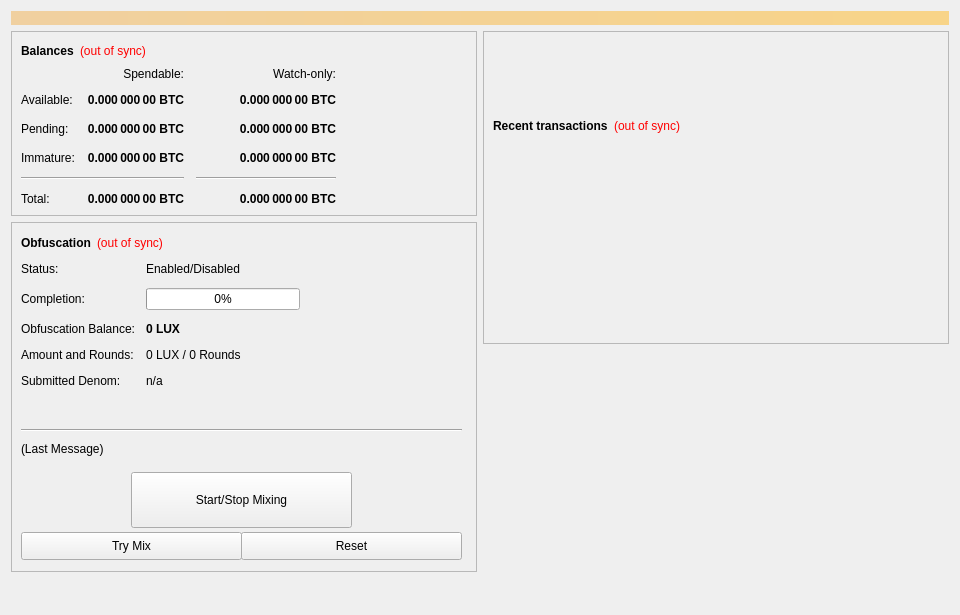
<?xml version="1.0" encoding="UTF-8"?>
<ui version="4.0">
 <class>OverviewPage</class>
 <widget class="QWidget" name="OverviewPage">
  <property name="geometry">
   <rect>
    <x>0</x>
    <y>0</y>
    <width>960</width>
    <height>615</height>
   </rect>
  </property>
  <property name="minimumSize">
   <size>
    <width>960</width>
    <height>0</height>
   </size>
  </property>
  <property name="windowTitle">
   <string>Form</string>
  </property>
  <layout class="QVBoxLayout" name="topLayout">
   <item>
    <widget class="QLabel" name="labelAlerts">
     <property name="visible">
      <bool>false</bool>
     </property>
     <property name="styleSheet">
      <string notr="true">background-color: qlineargradient(x1: 0, y1: 0, x2: 1, y2: 0, stop:0 #F0D0A0, stop:1 #F8D488); color:#000000;</string>
     </property>
     <property name="wordWrap">
      <bool>true</bool>
     </property>
     <property name="margin">
      <number>3</number>
     </property>
    </widget>
   </item>
   <item>
    <layout class="QHBoxLayout" name="horizontalLayout" stretch="1,1">
     <item>
      <layout class="QVBoxLayout" name="verticalLayout_2">
       <item>
        <widget class="QFrame" name="frame">
         <property name="frameShape">
          <enum>QFrame::StyledPanel</enum>
         </property>
         <property name="frameShadow">
          <enum>QFrame::Raised</enum>
         </property>
         <layout class="QVBoxLayout" name="verticalLayout_4">
          <item>
           <layout class="QHBoxLayout" name="horizontalLayout_4">
            <item>
             <widget class="QLabel" name="label_5">
              <property name="font">
               <font>
                <weight>75</weight>
                <bold>true</bold>
               </font>
              </property>
              <property name="text">
               <string>Balances</string>
              </property>
             </widget>
            </item>
            <item>
             <widget class="QLabel" name="labelWalletStatus">
              <property name="cursor">
               <cursorShape>WhatsThisCursor</cursorShape>
              </property>
              <property name="toolTip">
               <string>The displayed information may be out of date. Your wallet automatically synchronizes with the LUX network after a connection is established, but this process has not completed yet.</string>
              </property>
              <property name="styleSheet">
               <string notr="true">QLabel { color: red; }</string>
              </property>
              <property name="text">
               <string notr="true">(out of sync)</string>
              </property>
              <property name="alignment">
               <set>Qt::AlignLeading|Qt::AlignLeft|Qt::AlignVCenter</set>
              </property>
             </widget>
            </item>
            <item>
             <spacer name="horizontalSpacer_3">
              <property name="orientation">
               <enum>Qt::Horizontal</enum>
              </property>
              <property name="sizeHint" stdset="0">
               <size>
                <width>40</width>
                <height>20</height>
               </size>
              </property>
             </spacer>
            </item>
           </layout>
          </item>
          <item>
           <layout class="QGridLayout" name="gridLayout">
            <property name="spacing">
             <number>12</number>
            </property>
            <item row="2" column="2">
             <widget class="QLabel" name="labelWatchPending">
              <property name="font">
               <font>
                <weight>75</weight>
                <bold>true</bold>
               </font>
              </property>
              <property name="cursor">
               <cursorShape>IBeamCursor</cursorShape>
              </property>
              <property name="toolTip">
               <string>Unconfirmed transactions to watch-only addresses</string>
              </property>
              <property name="text">
               <string notr="true">0.000 000 00 BTC</string>
              </property>
              <property name="alignment">
               <set>Qt::AlignRight|Qt::AlignTrailing|Qt::AlignVCenter</set>
              </property>
              <property name="textInteractionFlags">
               <set>Qt::LinksAccessibleByMouse|Qt::TextSelectableByKeyboard|Qt::TextSelectableByMouse</set>
              </property>
             </widget>
            </item>
            <item row="2" column="1">
             <widget class="QLabel" name="labelUnconfirmed">
              <property name="font">
               <font>
                <weight>75</weight>
                <bold>true</bold>
               </font>
              </property>
              <property name="cursor">
               <cursorShape>IBeamCursor</cursorShape>
              </property>
              <property name="toolTip">
               <string>Total of transactions that have yet to be confirmed, and do not yet count toward the spendable balance</string>
              </property>
              <property name="text">
               <string notr="true">0.000 000 00 BTC</string>
              </property>
              <property name="alignment">
               <set>Qt::AlignRight|Qt::AlignTrailing|Qt::AlignVCenter</set>
              </property>
              <property name="textInteractionFlags">
               <set>Qt::LinksAccessibleByMouse|Qt::TextSelectableByKeyboard|Qt::TextSelectableByMouse</set>
              </property>
             </widget>
            </item>
            <item row="3" column="2">
             <widget class="QLabel" name="labelWatchImmature">
              <property name="font">
               <font>
                <weight>75</weight>
                <bold>true</bold>
               </font>
              </property>
              <property name="cursor">
               <cursorShape>IBeamCursor</cursorShape>
              </property>
              <property name="toolTip">
               <string>Staked or masternode rewards in watch-only addresses that has not yet matured</string>
              </property>
              <property name="text">
               <string notr="true">0.000 000 00 BTC</string>
              </property>
              <property name="alignment">
               <set>Qt::AlignRight|Qt::AlignTrailing|Qt::AlignVCenter</set>
              </property>
              <property name="textInteractionFlags">
               <set>Qt::LinksAccessibleByMouse|Qt::TextSelectableByKeyboard|Qt::TextSelectableByMouse</set>
              </property>
             </widget>
            </item>
            <item row="4" column="0" colspan="2">
             <widget class="Line" name="lineSpendableBalance">
              <property name="orientation">
               <enum>Qt::Horizontal</enum>
              </property>
             </widget>
            </item>
            <item row="4" column="2">
             <widget class="Line" name="lineWatchBalance">
              <property name="sizePolicy">
               <sizepolicy hsizetype="Preferred" vsizetype="Fixed">
                <horstretch>0</horstretch>
                <verstretch>0</verstretch>
               </sizepolicy>
              </property>
              <property name="minimumSize">
               <size>
                <width>140</width>
                <height>0</height>
               </size>
              </property>
              <property name="orientation">
               <enum>Qt::Horizontal</enum>
              </property>
             </widget>
            </item>
            <item row="5" column="0">
             <widget class="QLabel" name="labelTotalText">
              <property name="text">
               <string>Total:</string>
              </property>
             </widget>
            </item>
            <item row="3" column="1">
             <widget class="QLabel" name="labelImmature">
              <property name="font">
               <font>
                <weight>75</weight>
                <bold>true</bold>
               </font>
              </property>
              <property name="cursor">
               <cursorShape>IBeamCursor</cursorShape>
              </property>
              <property name="toolTip">
               <string>Staked or masternode rewards that has not yet matured</string>
              </property>
              <property name="text">
               <string notr="true">0.000 000 00 BTC</string>
              </property>
              <property name="alignment">
               <set>Qt::AlignRight|Qt::AlignTrailing|Qt::AlignVCenter</set>
              </property>
              <property name="textInteractionFlags">
               <set>Qt::LinksAccessibleByMouse|Qt::TextSelectableByKeyboard|Qt::TextSelectableByMouse</set>
              </property>
             </widget>
            </item>
            <item row="2" column="3">
             <spacer name="horizontalSpacer_2">
              <property name="orientation">
               <enum>Qt::Horizontal</enum>
              </property>
              <property name="sizeHint" stdset="0">
               <size>
                <width>40</width>
                <height>20</height>
               </size>
              </property>
             </spacer>
            </item>
            <item row="3" column="0">
             <widget class="QLabel" name="labelImmatureText">
              <property name="text">
               <string>Immature:</string>
              </property>
             </widget>
            </item>
            <item row="5" column="1">
             <widget class="QLabel" name="labelTotal">
              <property name="font">
               <font>
                <weight>75</weight>
                <bold>true</bold>
               </font>
              </property>
              <property name="cursor">
               <cursorShape>IBeamCursor</cursorShape>
              </property>
              <property name="toolTip">
               <string>Your current total balance</string>
              </property>
              <property name="text">
               <string notr="true">0.000 000 00 BTC</string>
              </property>
              <property name="alignment">
               <set>Qt::AlignRight|Qt::AlignTrailing|Qt::AlignVCenter</set>
              </property>
              <property name="textInteractionFlags">
               <set>Qt::LinksAccessibleByMouse|Qt::TextSelectableByKeyboard|Qt::TextSelectableByMouse</set>
              </property>
             </widget>
            </item>
            <item row="5" column="2">
             <widget class="QLabel" name="labelWatchTotal">
              <property name="font">
               <font>
                <weight>75</weight>
                <bold>true</bold>
               </font>
              </property>
              <property name="cursor">
               <cursorShape>IBeamCursor</cursorShape>
              </property>
              <property name="toolTip">
               <string>Current total balance in watch-only addresses</string>
              </property>
              <property name="text">
               <string notr="true">0.000 000 00 BTC</string>
              </property>
              <property name="alignment">
               <set>Qt::AlignRight|Qt::AlignTrailing|Qt::AlignVCenter</set>
              </property>
              <property name="textInteractionFlags">
               <set>Qt::LinksAccessibleByMouse|Qt::TextSelectableByKeyboard|Qt::TextSelectableByMouse</set>
              </property>
             </widget>
            </item>
            <item row="0" column="2">
             <widget class="QLabel" name="labelWatchonly">
              <property name="text">
               <string>Watch-only:</string>
              </property>
              <property name="alignment">
               <set>Qt::AlignRight|Qt::AlignTrailing|Qt::AlignVCenter</set>
              </property>
             </widget>
            </item>
            <item row="1" column="0">
             <widget class="QLabel" name="labelBalanceText">
              <property name="text">
               <string>Available:</string>
              </property>
             </widget>
            </item>
            <item row="1" column="1">
             <widget class="QLabel" name="labelBalance">
              <property name="font">
               <font>
                <weight>75</weight>
                <bold>true</bold>
               </font>
              </property>
              <property name="cursor">
               <cursorShape>IBeamCursor</cursorShape>
              </property>
              <property name="toolTip">
               <string>Your current spendable balance</string>
              </property>
              <property name="text">
               <string notr="true">0.000 000 00 BTC</string>
              </property>
              <property name="alignment">
               <set>Qt::AlignRight|Qt::AlignTrailing|Qt::AlignVCenter</set>
              </property>
              <property name="textInteractionFlags">
               <set>Qt::LinksAccessibleByMouse|Qt::TextSelectableByKeyboard|Qt::TextSelectableByMouse</set>
              </property>
             </widget>
            </item>
            <item row="1" column="2">
             <widget class="QLabel" name="labelWatchAvailable">
              <property name="font">
               <font>
                <weight>75</weight>
                <bold>true</bold>
               </font>
              </property>
              <property name="cursor">
               <cursorShape>IBeamCursor</cursorShape>
              </property>
              <property name="toolTip">
               <string>Your current balance in watch-only addresses</string>
              </property>
              <property name="text">
               <string notr="true">0.000 000 00 BTC</string>
              </property>
              <property name="alignment">
               <set>Qt::AlignRight|Qt::AlignTrailing|Qt::AlignVCenter</set>
              </property>
              <property name="textInteractionFlags">
               <set>Qt::LinksAccessibleByMouse|Qt::TextSelectableByKeyboard|Qt::TextSelectableByMouse</set>
              </property>
             </widget>
            </item>
            <item row="2" column="0">
             <widget class="QLabel" name="labelPendingText">
              <property name="text">
               <string>Pending:</string>
              </property>
             </widget>
            </item>
            <item row="0" column="1">
             <widget class="QLabel" name="labelSpendable">
              <property name="text">
               <string>Spendable:</string>
              </property>
              <property name="alignment">
               <set>Qt::AlignRight|Qt::AlignTrailing|Qt::AlignVCenter</set>
              </property>
             </widget>
            </item>
           </layout>
          </item>
         </layout>
        </widget>
       </item>
       <item>
        <widget class="QFrame" name="frameObfuscation">
         <property name="minimumSize">
          <size>
           <width>0</width>
           <height>350</height>
          </size>
         </property>
         <property name="layoutDirection">
          <enum>Qt::LeftToRight</enum>
         </property>
         <property name="frameShape">
          <enum>QFrame::StyledPanel</enum>
         </property>
         <property name="frameShadow">
          <enum>QFrame::Raised</enum>
         </property>
         <widget class="QWidget" name="formLayoutWidget">
          <property name="geometry">
           <rect>
            <x>10</x>
            <y>40</y>
            <width>451</width>
            <height>161</height>
           </rect>
          </property>
          <layout class="QFormLayout" name="formLayout">
           <property name="fieldGrowthPolicy">
            <enum>QFormLayout::AllNonFixedFieldsGrow</enum>
           </property>
           <property name="horizontalSpacing">
            <number>11</number>
           </property>
           <property name="verticalSpacing">
            <number>12</number>
           </property>
           <item row="0" column="0">
            <widget class="QLabel" name="label_6">
             <property name="text">
              <string>Status:</string>
             </property>
            </widget>
           </item>
           <item row="1" column="0">
            <widget class="QLabel" name="label_7">
             <property name="text">
              <string>Completion:</string>
             </property>
            </widget>
           </item>
           <item row="1" column="1">
            <widget class="QProgressBar" name="obfuscationProgress">
             <property name="maximumSize">
              <size>
               <width>154</width>
               <height>16777215</height>
              </size>
             </property>
             <property name="value">
              <number>0</number>
             </property>
            </widget>
           </item>
           <item row="2" column="0">
            <widget class="QLabel" name="labelAnonymizedText">
             <property name="text">
              <string>Obfuscation Balance:</string>
             </property>
            </widget>
           </item>
           <item row="2" column="1">
            <widget class="QLabel" name="labelAnonymized">
             <property name="font">
              <font>
               <weight>75</weight>
               <bold>true</bold>
              </font>
             </property>
             <property name="text">
              <string notr="true">0 LUX</string>
             </property>
            </widget>
           </item>
           <item row="3" column="0">
            <widget class="QLabel" name="label_8">
             <property name="text">
              <string>Amount and Rounds:</string>
             </property>
            </widget>
           </item>
           <item row="3" column="1">
            <widget class="QLabel" name="labelAmountRounds">
             <property name="text">
              <string>0 LUX / 0 Rounds</string>
             </property>
            </widget>
           </item>
           <item row="4" column="0">
            <widget class="QLabel" name="label_9">
             <property name="text">
              <string>Submitted Denom:</string>
             </property>
            </widget>
           </item>
           <item row="4" column="1">
            <widget class="QLabel" name="labelSubmittedDenom">
             <property name="toolTip">
              <string>The denominations you submitted to the Masternode.&lt;br&gt;To mix, other users must submit the exact same denominations.</string>
             </property>
             <property name="text">
              <string>n/a</string>
             </property>
            </widget>
           </item>
           <item row="0" column="1">
            <widget class="QLabel" name="obfuscationEnabled">
             <property name="text">
              <string>Enabled/Disabled</string>
             </property>
            </widget>
           </item>
          </layout>
         </widget>
         <widget class="QPushButton" name="runAutoDenom">
          <property name="geometry">
           <rect>
            <x>251</x>
            <y>17</y>
            <width>1</width>
            <height>1</height>
           </rect>
          </property>
          <property name="palette">
           <palette>
            <active>
             <colorrole role="WindowText">
              <brush brushstyle="SolidPattern">
               <color alpha="255">
                <red>0</red>
                <green>0</green>
                <blue>0</blue>
               </color>
              </brush>
             </colorrole>
             <colorrole role="Button">
              <brush brushstyle="SolidPattern">
               <color alpha="255">
                <red>239</red>
                <green>238</green>
                <blue>238</blue>
               </color>
              </brush>
             </colorrole>
             <colorrole role="Light">
              <brush brushstyle="SolidPattern">
               <color alpha="255">
                <red>255</red>
                <green>255</green>
                <blue>255</blue>
               </color>
              </brush>
             </colorrole>
             <colorrole role="Midlight">
              <brush brushstyle="SolidPattern">
               <color alpha="255">
                <red>247</red>
                <green>246</green>
                <blue>246</blue>
               </color>
              </brush>
             </colorrole>
             <colorrole role="Dark">
              <brush brushstyle="SolidPattern">
               <color alpha="255">
                <red>119</red>
                <green>119</green>
                <blue>119</blue>
               </color>
              </brush>
             </colorrole>
             <colorrole role="Mid">
              <brush brushstyle="SolidPattern">
               <color alpha="255">
                <red>159</red>
                <green>159</green>
                <blue>159</blue>
               </color>
              </brush>
             </colorrole>
             <colorrole role="Text">
              <brush brushstyle="SolidPattern">
               <color alpha="255">
                <red>0</red>
                <green>0</green>
                <blue>0</blue>
               </color>
              </brush>
             </colorrole>
             <colorrole role="BrightText">
              <brush brushstyle="SolidPattern">
               <color alpha="255">
                <red>255</red>
                <green>255</green>
                <blue>255</blue>
               </color>
              </brush>
             </colorrole>
             <colorrole role="ButtonText">
              <brush brushstyle="SolidPattern">
               <color alpha="255">
                <red>0</red>
                <green>0</green>
                <blue>0</blue>
               </color>
              </brush>
             </colorrole>
             <colorrole role="Base">
              <brush brushstyle="SolidPattern">
               <color alpha="255">
                <red>255</red>
                <green>255</green>
                <blue>255</blue>
               </color>
              </brush>
             </colorrole>
             <colorrole role="Window">
              <brush brushstyle="SolidPattern">
               <color alpha="255">
                <red>239</red>
                <green>238</green>
                <blue>238</blue>
               </color>
              </brush>
             </colorrole>
             <colorrole role="Shadow">
              <brush brushstyle="SolidPattern">
               <color alpha="255">
                <red>0</red>
                <green>0</green>
                <blue>0</blue>
               </color>
              </brush>
             </colorrole>
             <colorrole role="AlternateBase">
              <brush brushstyle="SolidPattern">
               <color alpha="255">
                <red>247</red>
                <green>246</green>
                <blue>246</blue>
               </color>
              </brush>
             </colorrole>
             <colorrole role="ToolTipBase">
              <brush brushstyle="SolidPattern">
               <color alpha="255">
                <red>255</red>
                <green>255</green>
                <blue>220</blue>
               </color>
              </brush>
             </colorrole>
             <colorrole role="ToolTipText">
              <brush brushstyle="SolidPattern">
               <color alpha="255">
                <red>0</red>
                <green>0</green>
                <blue>0</blue>
               </color>
              </brush>
             </colorrole>
            </active>
            <inactive>
             <colorrole role="WindowText">
              <brush brushstyle="SolidPattern">
               <color alpha="255">
                <red>0</red>
                <green>0</green>
                <blue>0</blue>
               </color>
              </brush>
             </colorrole>
             <colorrole role="Button">
              <brush brushstyle="SolidPattern">
               <color alpha="255">
                <red>239</red>
                <green>238</green>
                <blue>238</blue>
               </color>
              </brush>
             </colorrole>
             <colorrole role="Light">
              <brush brushstyle="SolidPattern">
               <color alpha="255">
                <red>255</red>
                <green>255</green>
                <blue>255</blue>
               </color>
              </brush>
             </colorrole>
             <colorrole role="Midlight">
              <brush brushstyle="SolidPattern">
               <color alpha="255">
                <red>247</red>
                <green>246</green>
                <blue>246</blue>
               </color>
              </brush>
             </colorrole>
             <colorrole role="Dark">
              <brush brushstyle="SolidPattern">
               <color alpha="255">
                <red>119</red>
                <green>119</green>
                <blue>119</blue>
               </color>
              </brush>
             </colorrole>
             <colorrole role="Mid">
              <brush brushstyle="SolidPattern">
               <color alpha="255">
                <red>159</red>
                <green>159</green>
                <blue>159</blue>
               </color>
              </brush>
             </colorrole>
             <colorrole role="Text">
              <brush brushstyle="SolidPattern">
               <color alpha="255">
                <red>0</red>
                <green>0</green>
                <blue>0</blue>
               </color>
              </brush>
             </colorrole>
             <colorrole role="BrightText">
              <brush brushstyle="SolidPattern">
               <color alpha="255">
                <red>255</red>
                <green>255</green>
                <blue>255</blue>
               </color>
              </brush>
             </colorrole>
             <colorrole role="ButtonText">
              <brush brushstyle="SolidPattern">
               <color alpha="255">
                <red>0</red>
                <green>0</green>
                <blue>0</blue>
               </color>
              </brush>
             </colorrole>
             <colorrole role="Base">
              <brush brushstyle="SolidPattern">
               <color alpha="255">
                <red>255</red>
                <green>255</green>
                <blue>255</blue>
               </color>
              </brush>
             </colorrole>
             <colorrole role="Window">
              <brush brushstyle="SolidPattern">
               <color alpha="255">
                <red>239</red>
                <green>238</green>
                <blue>238</blue>
               </color>
              </brush>
             </colorrole>
             <colorrole role="Shadow">
              <brush brushstyle="SolidPattern">
               <color alpha="255">
                <red>0</red>
                <green>0</green>
                <blue>0</blue>
               </color>
              </brush>
             </colorrole>
             <colorrole role="AlternateBase">
              <brush brushstyle="SolidPattern">
               <color alpha="255">
                <red>247</red>
                <green>246</green>
                <blue>246</blue>
               </color>
              </brush>
             </colorrole>
             <colorrole role="ToolTipBase">
              <brush brushstyle="SolidPattern">
               <color alpha="255">
                <red>255</red>
                <green>255</green>
                <blue>220</blue>
               </color>
              </brush>
             </colorrole>
             <colorrole role="ToolTipText">
              <brush brushstyle="SolidPattern">
               <color alpha="255">
                <red>0</red>
                <green>0</green>
                <blue>0</blue>
               </color>
              </brush>
             </colorrole>
            </inactive>
            <disabled>
             <colorrole role="WindowText">
              <brush brushstyle="SolidPattern">
               <color alpha="255">
                <red>119</red>
                <green>119</green>
                <blue>119</blue>
               </color>
              </brush>
             </colorrole>
             <colorrole role="Button">
              <brush brushstyle="SolidPattern">
               <color alpha="255">
                <red>239</red>
                <green>238</green>
                <blue>238</blue>
               </color>
              </brush>
             </colorrole>
             <colorrole role="Light">
              <brush brushstyle="SolidPattern">
               <color alpha="255">
                <red>255</red>
                <green>255</green>
                <blue>255</blue>
               </color>
              </brush>
             </colorrole>
             <colorrole role="Midlight">
              <brush brushstyle="SolidPattern">
               <color alpha="255">
                <red>247</red>
                <green>246</green>
                <blue>246</blue>
               </color>
              </brush>
             </colorrole>
             <colorrole role="Dark">
              <brush brushstyle="SolidPattern">
               <color alpha="255">
                <red>119</red>
                <green>119</green>
                <blue>119</blue>
               </color>
              </brush>
             </colorrole>
             <colorrole role="Mid">
              <brush brushstyle="SolidPattern">
               <color alpha="255">
                <red>159</red>
                <green>159</green>
                <blue>159</blue>
               </color>
              </brush>
             </colorrole>
             <colorrole role="Text">
              <brush brushstyle="SolidPattern">
               <color alpha="255">
                <red>119</red>
                <green>119</green>
                <blue>119</blue>
               </color>
              </brush>
             </colorrole>
             <colorrole role="BrightText">
              <brush brushstyle="SolidPattern">
               <color alpha="255">
                <red>255</red>
                <green>255</green>
                <blue>255</blue>
               </color>
              </brush>
             </colorrole>
             <colorrole role="ButtonText">
              <brush brushstyle="SolidPattern">
               <color alpha="255">
                <red>119</red>
                <green>119</green>
                <blue>119</blue>
               </color>
              </brush>
             </colorrole>
             <colorrole role="Base">
              <brush brushstyle="SolidPattern">
               <color alpha="255">
                <red>239</red>
                <green>238</green>
                <blue>238</blue>
               </color>
              </brush>
             </colorrole>
             <colorrole role="Window">
              <brush brushstyle="SolidPattern">
               <color alpha="255">
                <red>239</red>
                <green>238</green>
                <blue>238</blue>
               </color>
              </brush>
             </colorrole>
             <colorrole role="Shadow">
              <brush brushstyle="SolidPattern">
               <color alpha="255">
                <red>0</red>
                <green>0</green>
                <blue>0</blue>
               </color>
              </brush>
             </colorrole>
             <colorrole role="AlternateBase">
              <brush brushstyle="SolidPattern">
               <color alpha="255">
                <red>239</red>
                <green>238</green>
                <blue>238</blue>
               </color>
              </brush>
             </colorrole>
             <colorrole role="ToolTipBase">
              <brush brushstyle="SolidPattern">
               <color alpha="255">
                <red>255</red>
                <green>255</green>
                <blue>220</blue>
               </color>
              </brush>
             </colorrole>
             <colorrole role="ToolTipText">
              <brush brushstyle="SolidPattern">
               <color alpha="255">
                <red>0</red>
                <green>0</green>
                <blue>0</blue>
               </color>
              </brush>
             </colorrole>
            </disabled>
           </palette>
          </property>
          <property name="focusPolicy">
           <enum>Qt::NoFocus</enum>
          </property>
          <property name="autoFillBackground">
           <bool>true</bool>
          </property>
          <property name="text">
           <string/>
          </property>
          <property name="flat">
           <bool>true</bool>
          </property>
         </widget>
         <widget class="QPushButton" name="toggleObfuscation">
          <property name="geometry">
           <rect>
            <x>120</x>
            <y>250</y>
            <width>221</width>
            <height>56</height>
           </rect>
          </property>
          <property name="sizePolicy">
           <sizepolicy hsizetype="MinimumExpanding" vsizetype="Fixed">
            <horstretch>0</horstretch>
            <verstretch>0</verstretch>
           </sizepolicy>
          </property>
          <property name="text">
           <string>Start/Stop Mixing</string>
          </property>
         </widget>
         <widget class="Line" name="lineLastMessage">
          <property name="geometry">
           <rect>
            <x>10</x>
            <y>200</y>
            <width>441</width>
            <height>16</height>
           </rect>
          </property>
          <property name="orientation">
           <enum>Qt::Horizontal</enum>
          </property>
         </widget>
         <widget class="QLabel" name="obfuscationStatus">
          <property name="geometry">
           <rect>
            <x>10</x>
            <y>220</y>
            <width>451</width>
            <height>61</height>
           </rect>
          </property>
          <property name="minimumSize">
           <size>
            <width>288</width>
            <height>43</height>
           </size>
          </property>
          <property name="text">
           <string>(Last Message)</string>
          </property>
          <property name="alignment">
           <set>Qt::AlignLeading|Qt::AlignLeft|Qt::AlignTop</set>
          </property>
          <property name="wordWrap">
           <bool>true</bool>
          </property>
         </widget>
         <widget class="QPushButton" name="obfuscationAuto">
          <property name="geometry">
           <rect>
            <x>10</x>
            <y>310</y>
            <width>221</width>
            <height>28</height>
           </rect>
          </property>
          <property name="sizePolicy">
           <sizepolicy hsizetype="MinimumExpanding" vsizetype="Fixed">
            <horstretch>0</horstretch>
            <verstretch>0</verstretch>
           </sizepolicy>
          </property>
          <property name="toolTip">
           <string>Try to manually submit a Obfuscation request.</string>
          </property>
          <property name="text">
           <string>Try Mix</string>
          </property>
         </widget>
         <widget class="QPushButton" name="obfuscationReset">
          <property name="geometry">
           <rect>
            <x>230</x>
            <y>310</y>
            <width>221</width>
            <height>28</height>
           </rect>
          </property>
          <property name="sizePolicy">
           <sizepolicy hsizetype="MinimumExpanding" vsizetype="Fixed">
            <horstretch>0</horstretch>
            <verstretch>0</verstretch>
           </sizepolicy>
          </property>
          <property name="toolTip">
           <string>Reset the current status of Obfuscation (can interrupt Obfuscation if it's in the process of Mixing, which can cost you money!)</string>
          </property>
          <property name="autoFillBackground">
           <bool>false</bool>
          </property>
          <property name="text">
           <string>Reset</string>
          </property>
         </widget>
         <widget class="QWidget" name="layoutWidget">
          <property name="geometry">
           <rect>
            <x>10</x>
            <y>10</y>
            <width>431</width>
            <height>22</height>
           </rect>
          </property>
          <layout class="QHBoxLayout" name="horizontalLayout_5">
           <item>
            <widget class="QLabel" name="label_2">
             <property name="font">
              <font>
               <weight>75</weight>
               <bold>true</bold>
              </font>
             </property>
             <property name="text">
              <string>Obfuscation</string>
             </property>
            </widget>
           </item>
           <item>
            <widget class="QLabel" name="labelObfuscationSyncStatus">
             <property name="toolTip">
              <string>The displayed information may be out of date. Your wallet automatically synchronizes with the LUX network after a connection is established, but this process has not completed yet.</string>
             </property>
             <property name="styleSheet">
              <string notr="true">QLabel { color: red; }</string>
             </property>
             <property name="text">
              <string notr="true">(out of sync)</string>
             </property>
             <property name="alignment">
              <set>Qt::AlignLeading|Qt::AlignLeft|Qt::AlignVCenter</set>
             </property>
            </widget>
           </item>
           <item>
            <spacer name="horizontalSpacer_4">
             <property name="orientation">
              <enum>Qt::Horizontal</enum>
             </property>
             <property name="sizeHint" stdset="0">
              <size>
               <width>40</width>
               <height>20</height>
              </size>
             </property>
            </spacer>
           </item>
          </layout>
         </widget>
        </widget>
       </item>
       <item>
        <spacer name="verticalSpacer">
         <property name="orientation">
          <enum>Qt::Vertical</enum>
         </property>
         <property name="sizeHint" stdset="0">
          <size>
           <width>20</width>
           <height>40</height>
          </size>
         </property>
        </spacer>
       </item>
      </layout>
     </item>
     <item>
      <layout class="QVBoxLayout" name="verticalLayout_3">
       <item>
        <widget class="QFrame" name="frame_2">
         <property name="frameShape">
          <enum>QFrame::StyledPanel</enum>
         </property>
         <property name="frameShadow">
          <enum>QFrame::Raised</enum>
         </property>
         <layout class="QVBoxLayout" name="verticalLayout">
          <item>
           <spacer name="verticalSpacer_3">
            <property name="orientation">
             <enum>Qt::Vertical</enum>
            </property>
            <property name="sizeType">
             <enum>QSizePolicy::Fixed</enum>
            </property>
            <property name="sizeHint" stdset="0">
             <size>
              <width>20</width>
              <height>75</height>
             </size>
            </property>
           </spacer>
          </item>
          <item>
           <layout class="QHBoxLayout" name="horizontalLayout_2">
            <item>
             <widget class="QLabel" name="label_4">
              <property name="font">
               <font>
                <weight>75</weight>
                <bold>true</bold>
               </font>
              </property>
              <property name="text">
               <string>Recent transactions</string>
              </property>
             </widget>
            </item>
            <item>
             <widget class="QLabel" name="labelTransactionsStatus">
              <property name="cursor">
               <cursorShape>WhatsThisCursor</cursorShape>
              </property>
              <property name="toolTip">
               <string>The displayed information may be out of date. Your wallet automatically synchronizes with the LUX network after a connection is established, but this process has not completed yet.</string>
              </property>
              <property name="styleSheet">
               <string notr="true">QLabel { color: red; }</string>
              </property>
              <property name="text">
               <string notr="true">(out of sync)</string>
              </property>
              <property name="alignment">
               <set>Qt::AlignRight|Qt::AlignTrailing|Qt::AlignVCenter</set>
              </property>
             </widget>
            </item>
            <item>
             <spacer name="horizontalSpacer">
              <property name="orientation">
               <enum>Qt::Horizontal</enum>
              </property>
              <property name="sizeHint" stdset="0">
               <size>
                <width>40</width>
                <height>20</height>
               </size>
              </property>
             </spacer>
            </item>
           </layout>
          </item>
          <item>
           <widget class="QListView" name="listTransactions">
            <property name="styleSheet">
             <string notr="true">QListView { background: transparent; }</string>
            </property>
            <property name="frameShape">
             <enum>QFrame::NoFrame</enum>
            </property>
            <property name="verticalScrollBarPolicy">
             <enum>Qt::ScrollBarAlwaysOff</enum>
            </property>
            <property name="horizontalScrollBarPolicy">
             <enum>Qt::ScrollBarAlwaysOff</enum>
            </property>
            <property name="selectionMode">
             <enum>QAbstractItemView::NoSelection</enum>
            </property>
           </widget>
          </item>
         </layout>
        </widget>
       </item>
       <item>
        <spacer name="verticalSpacer_2">
         <property name="orientation">
          <enum>Qt::Vertical</enum>
         </property>
         <property name="sizeType">
          <enum>QSizePolicy::Expanding</enum>
         </property>
         <property name="sizeHint" stdset="0">
          <size>
           <width>20</width>
           <height>40</height>
          </size>
         </property>
        </spacer>
       </item>
      </layout>
     </item>
    </layout>
   </item>
  </layout>
 </widget>
 <resources/>
 <connections/>
</ui>
